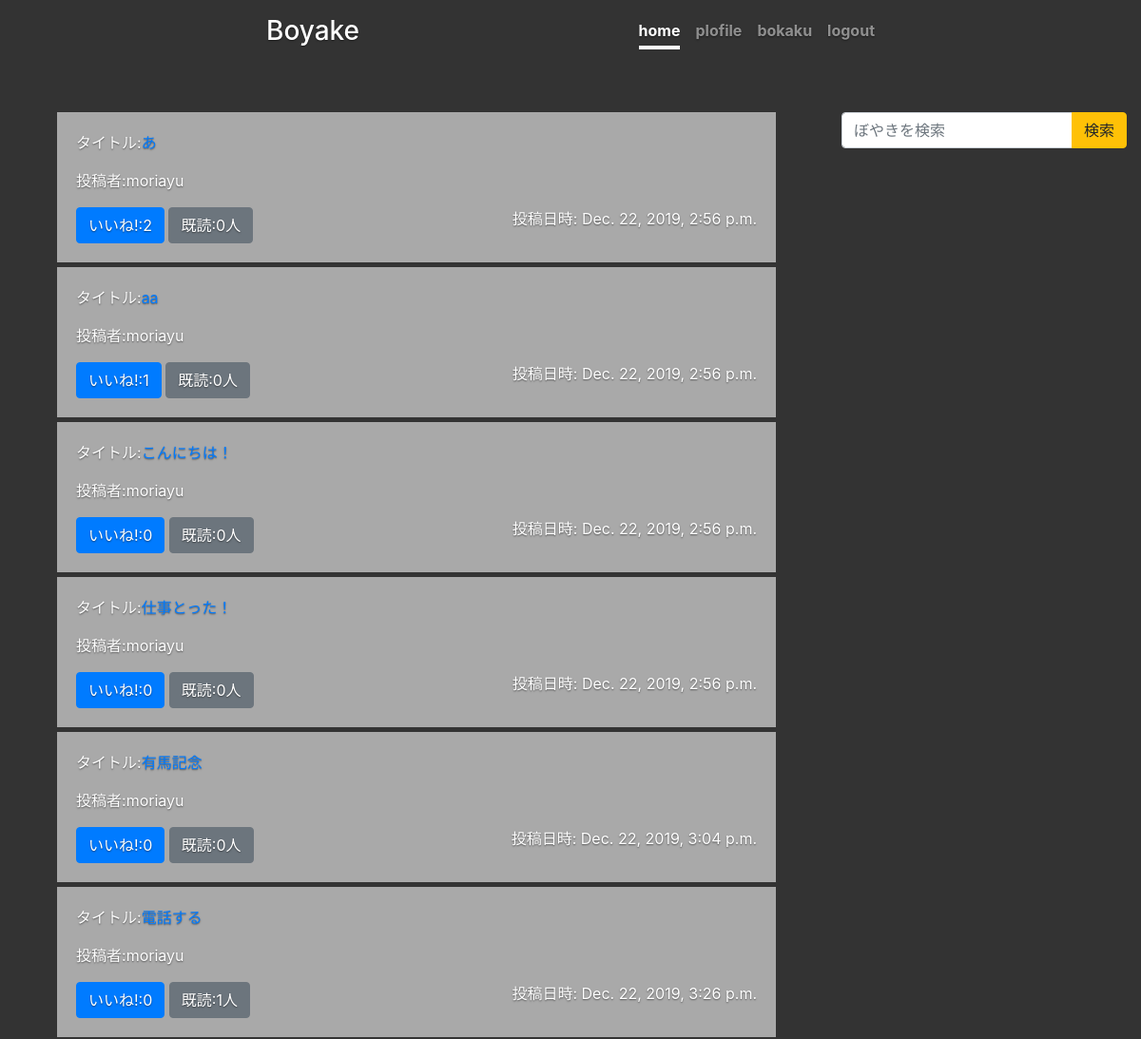
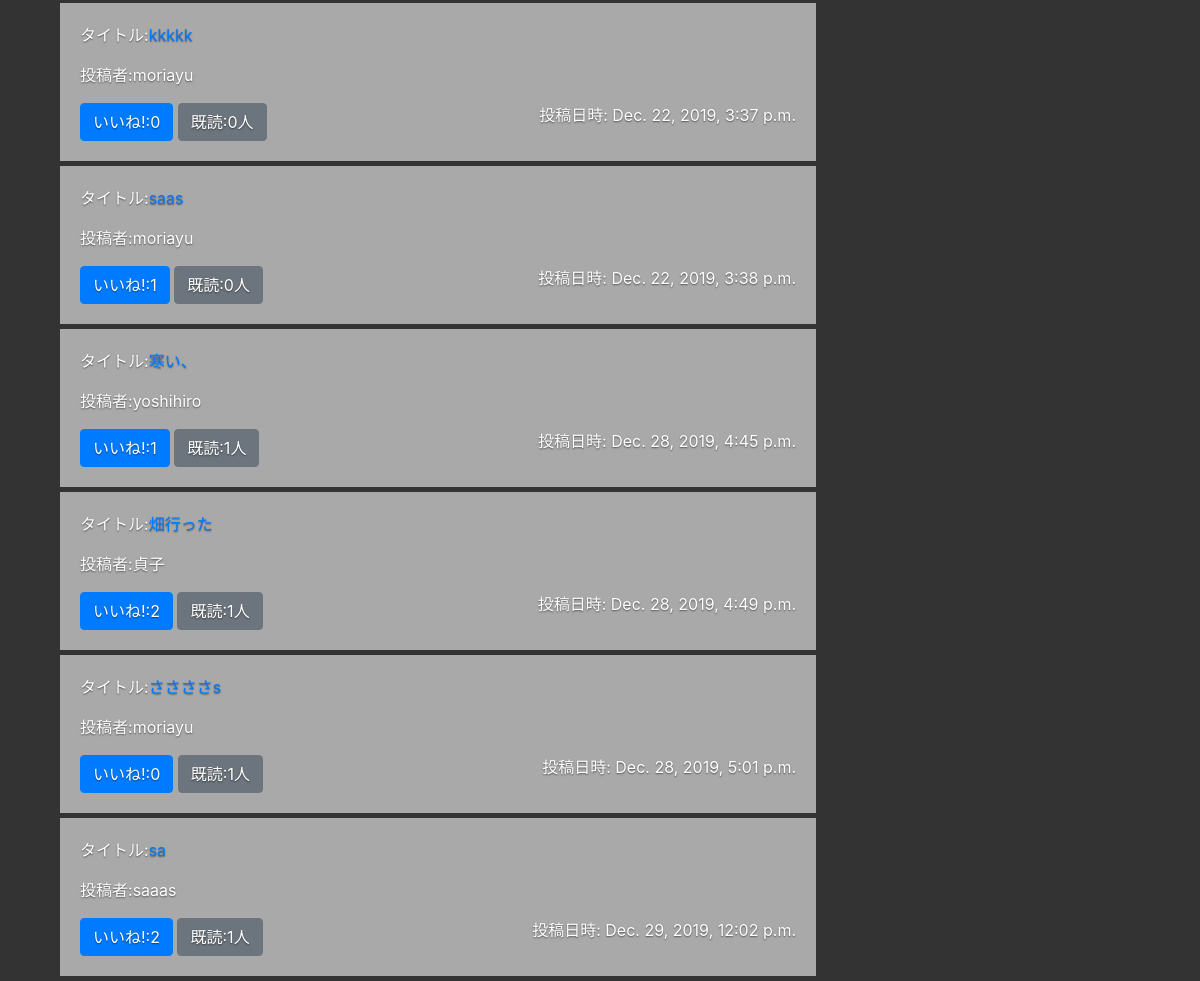
The app's page /items/ with its own data (2 pictures, top to bottom).
### boardapp/models.py (models this page shows, shortened)
class BoardModel(models.Model):
    title = models.CharField(max_length=100)
    content = models.TextField()
    author = models.CharField(max_length=100)
    images = models.ImageField(upload_to='', null=True, blank=True)
    created_date = models.DateTimeField(default=timezone.now)
    published_date = models.DateTimeField(blank=True, null=True)
    good = models.IntegerField(null=True, blank=True, default=0)
    read = models.IntegerField(null=True, blank=True, default=0)
    readtext = models.CharField(max_length=100, null=True, blank=True, default='a')
    goodtext = models.CharField(max_length=100, null=True, blank=True, default='a')

### boardapp/views.py (the view)
# urls.py: path('items/', List.as_view(), name = 'items'),
class List(generic.ListView):
    model = BoardModel
    template_name = 'list.html'
    def get_queryset(self):
        products = BoardModel.objects.all()
        if 'q' in self.request.GET and self.request.GET['q'] != None:
            q = self.request.GET['q']
            products = products.filter(title__icontains = q)
        return products

### templates/list.html (shortened to what this page needs)
{% extends 'base.html' %}
{% load static %}
{% block customcss %}
<link rel='stylesheet' type='text/css' href="{% static 'style3.css'%}">
{% endblock customcss %}
{% block header %}
<header style="margin-bottom: 0px;" class="masthead mb-auto cover-container d-flex w-100 h-100 p-3 mx-auto flex-column">
        <div class="inner">
            <h3 class="masthead-brand"><a style="color: white;" href="{% url 'home' %}">Boyake</a></h3>
            <nav class="nav nav-masthead justify-content-center">
            <a class="nav-link active" href="{% url 'home' %}">home</a>
            <a class="nav-link" href="{% url 'profile' %}">plofile</a>
            <a class="nav-link" href="{% url 'create' %}">bokaku</a>
            <a class="nav-link" href="{% url 'logout' %}">logout</a>
            </nav>
        </div>
    </header>
{% endblock header %}
{% block content %}
<div class="maincontent">
<div class='list mt1'>
    {% for item in object_list %}
    <div style="background-color : #a9a9a9; margin-bottom: 5px; padding: 20px;" class="container" role="alert">
        <p>タイトル:<a href="{% url 'detail' item.pk %}">{{item.title}}</a></p>
        <p>投稿者:{{item.author}}</p>
        <a href="#" class="btn btn-primary" role="button" aria-pressed="true">いいね!:{{item.good}}</a>
        <a href="#" class="btn btn-secondary" role="button" aria-pressed="true">既読:{{item.read}}人</a>
        <p style="float: right;">投稿日時: {{ item.created_date }}</p>
    </div>
    {% endfor %}
</div>
<div class="search">
        <div class="col-lg-6 col-sm-6">
                <form method= "get" action="{% url 'items' %}" class="search-wrap">
                     <div class="input-group" style="width: 300px;">
                        <input name="q" type="text" class="form-control" placeholder="ぼやきを検索">
                        <div class="input-group-append">
                            <button id="id_search_button" class="btn btn-warning" type="submit" value="検索">
                            検索
                            </button>
                        </div>
                    </div>
                </form>
            </div>
</div>
</div>
{% endblock content %}

### static/style3.css (style rules this page uses)
html, body { background-color: #333; }
body { color: #fff; text-shadow: 0 .05rem .1rem rgba(0, 0, 0, .5); background-size: cover; margin-left: 5%; margin-right: 5%; }
.maincontent { display: flex; }
.cover-container { max-width: 42em; }
.masthead { margin-bottom: 0px; }
.nav-link:link { color: black; }
.masthead-brand { margin-bottom: 0; }
.nav-masthead .nav-link { padding: .25rem 0; font-weight: 700; color: rgba(255, 255, 255, .5); background-color: transparent; border-bottom: .25rem solid transparent; }
.nav-masthead .nav-link + .nav-link { margin-left: 1rem; }
.nav-masthead .active { color: #fff; border-bottom-color: #fff; }
@media (min-width: 48em) { .masthead-brand { float: left; } }
@media (min-width: 48em) { .nav-masthead { float: right; } }
.mt1 { width: 70%; text-align: left; margin-top: 50px; }
.search { width: 20%; margin-left: 5%; margin-top: 50px; }
.container { background-color: #333; }
.active { color: pink; }

### records on screen
BoardModel: title "あ", author "moriayu", good "2", read "0", created_date "Dec. 22, 2019, 2:56 p.m."
BoardModel: title "aa", author "moriayu", good "1", read "0", created_date "Dec. 22, 2019, 2:56 p.m."
BoardModel: title "こんにちは！", author "moriayu", good "0", read "0", created_date "Dec. 22, 2019, 2:56 p.m."
BoardModel: title "仕事とった！", author "moriayu", good "0", read "0", created_date "Dec. 22, 2019, 2:56 p.m."
BoardModel: title "有馬記念", author "moriayu", good "0", read "0", created_date "Dec. 22, 2019, 3:04 p.m."
BoardModel: title "電話する", author "moriayu", good "0", read "1", created_date "Dec. 22, 2019, 3:26 p.m."
BoardModel: title "kkkkk", author "moriayu", good "0", read "0", created_date "Dec. 22, 2019, 3:37 p.m."
BoardModel: title "saas", author "moriayu", good "1", read "0", created_date "Dec. 22, 2019, 3:38 p.m."
BoardModel: title "寒い、", author "yoshihiro", good "1", read "1", created_date "Dec. 28, 2019, 4:45 p.m."
BoardModel: title "畑行った", author "貞子", good "2", read "1", created_date "Dec. 28, 2019, 4:49 p.m."
BoardModel: title "ささささs", author "moriayu", good "0", read "1", created_date "Dec. 28, 2019, 5:01 p.m."
BoardModel: title "sa", author "saaas", good "2", read "1", created_date "Dec. 29, 2019, 12:02 p.m."
